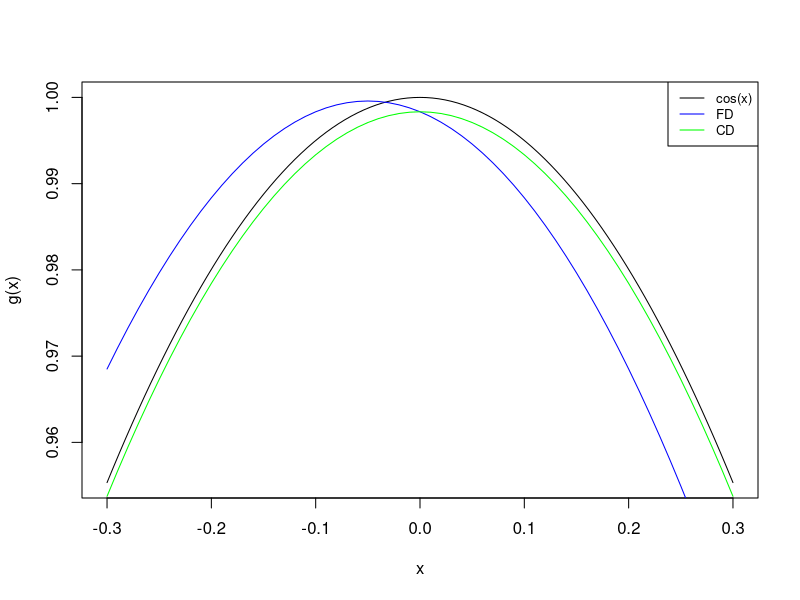
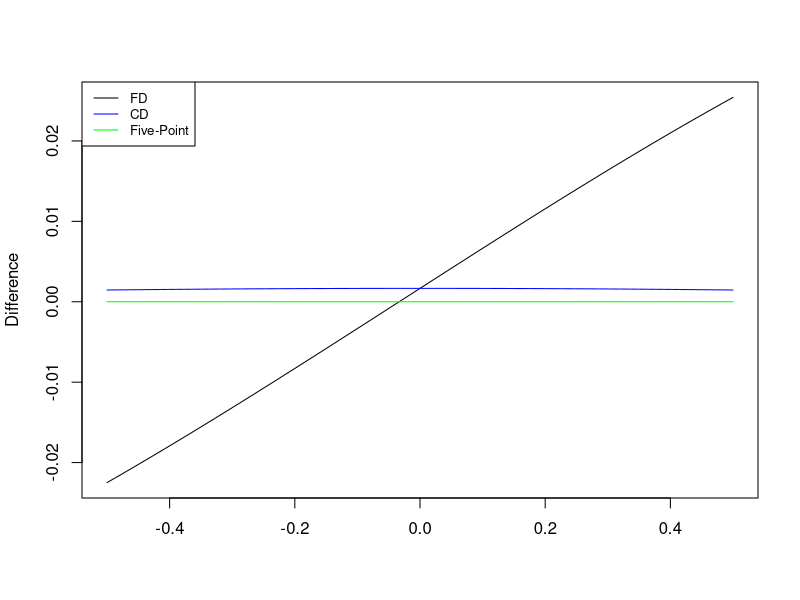

Reproduce these figures in R, in order.
## ---- chunk 1
f <- function(x) sin(x)
g <- function(x) cos(x)
fd <- function(x){
  h <- 1e-1
  (f(x + h) - f(x))/h
}
cd <- function(x){
  h <- 1e-1
  (f(x + h) - f(x - h))/(2*h)
}
int <- seq(-0.3,0.3, 0.01)
curve(g, min(int), max(int))
lines(int, fd(int), col = 'blue')
lines(int, cd(int), col = 'green')
legend('topright', legend = c('cos(x)', 'FD', 'CD'),
       col = c('black', 'blue', 'green'), 
       lty = 1, cex = 0.8)
## ---- chunk 2
h <- 0.1
f <- function(x) {sin(x)}
g_exact <- function(x) {cos(x)}
FD <- function(x) {
  FDf <- (f(x + h) - f(x))/h    
  return(FDf)
}
CD <- function(x) {
  CDf <- (f(x + h) - f(x - h))/(2*h)
  return(CDf)
}
XCD <- function(x) {
  XCDf <- (8*f(x + h) - 8*f(x - h) - f(x + 2*h) + f(x - 2*h))/(12*h)
  return(XCDf)
}

int <- seq(-.5,.5, 0.001)

diff_XCD <- function(x) g_exact(x) - XCD(x)
diff_CD <- function(x) g_exact(x) - CD(x)
diff_FD <- function(x) g_exact(x) - FD(x)
curve(diff_FD, min(int), max(int), ylab = "Difference", xlab = "")
lines(int, diff_CD(int), col = 'blue')
lines(int, diff_XCD(int), col = 'green')
legend("topleft", legend = c("FD", "CD", "Five-Point"),
       col = c("black", "blue", "green"),
       lty = 1, cex = 0.8)
